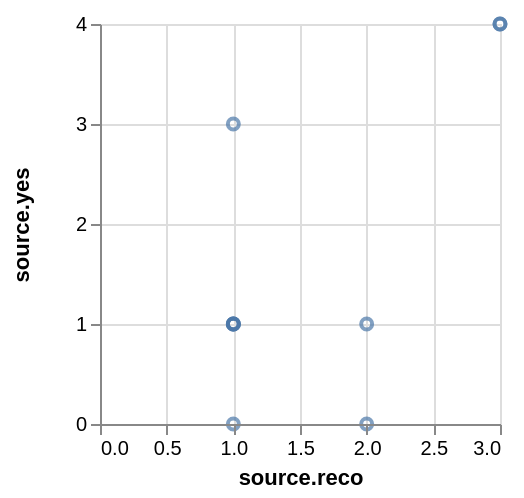

Source (Vega-Lite JSON):
### Vega specification from a JSON file in a GitHub repository (floating-point values rounded to 4 significant figures)
{"$schema": "https://vega.github.io/schema/vega/v3.0.json", "autosize": "pad", "padding": 5, "width": 200, "height": 200, "style": "cell", "data": [{"name": "source_0", "values": {"hits": {"hits": [{"source": {"reco": 2, "yes": 1}}, {"source": {"reco": 3, "yes": 4}}, {"source": {"reco": 2, "yes": 0}}, {"source": {"reco": 1, "yes": 3}}, {"source": {"reco": 3, "yes": 4}}, {"source": {"reco": 1, "yes": 1}}, {"source": {"reco": 1, "yes": 1}}, {"source": {"reco": 1, "yes": 1}}, {"source": {"reco": 1, "yes": 0}}, {"source": {"reco": 1, "yes": 1}}]}}, "format": {"property": "hits.hits"}}, {"name": "data_0", "source": "source_0", "transform": [{"type": "formula", "expr": "toNumber(datum[\"source\"][\"reco\"])", "as": "source.reco"}, {"type": "formula", "expr": "toNumber(datum[\"source\"][\"yes\"])", "as": "source.yes"}, {"type": "filter", "expr": "datum[\"source\"][\"reco\"] !== null && !isNaN(datum[\"source\"][\"reco\"]) && datum[\"source\"][\"yes\"] !== null && !isNaN(datum[\"source\"][\"yes\"])"}]}], "marks": [{"name": "marks", "type": "symbol", "style": ["point"], "from": {"data": "data_0"}, "encode": {"update": {"opacity": {"value": 0.7}, "fill": {"value": "transparent"}, "stroke": {"value": "#4c78a8"}, "x": {"scale": "x", "field": "source.reco"}, "y": {"scale": "y", "field": "source.yes"}}}}], "scales": [{"name": "x", "type": "linear", "domain": {"data": "data_0", "field": "source.reco"}, "range": [0, {"signal": "width"}], "nice": true, "zero": true}, {"name": "y", "type": "linear", "domain": {"data": "data_0", "field": "source.yes"}, "range": [{"signal": "height"}, 0], "nice": true, "zero": true}], "axes": [{"scale": "x", "orient": "bottom", "title": "source.reco", "labelFlush": true, "labelOverlap": true, "tickCount": {"signal": "ceil(width/40)"}, "zindex": 1}, {"scale": "x", "orient": "bottom", "grid": true, "tickCount": {"signal": "ceil(width/40)"}, "gridScale": "y", "domain": false, "labels": false, "maxExtent": 0, "minExtent": 0, "ticks": false, "zindex": 0}, {"scale": "y", "orient": "left", "title": "source.yes", "labelOverlap": true, "tickCount": {"signal": "ceil(height/40)"}, "zindex": 1}, {"scale": "y", "orient": "left", "grid": true, "tickCount": {"signal": "ceil(height/40)"}, "gridScale": "x", "domain": false, "labels": false, "maxExtent": 0, "minExtent": 0, "ticks": false, "zindex": 0}], "config": {"axisY": {"minExtent": 30}, "style": {"line": {"strokeCap": "square"}}}}
